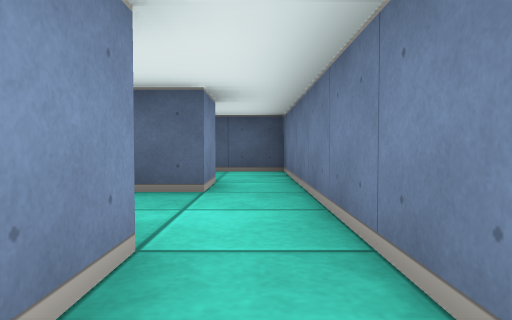
[1] (above)

14 first-person views from a walk through a cub3D maze. The camera is about half as high as the walls, tilts 2° down and sees 70° across. The floor is counted in squares. Each view is taken from the middle of a square. On the plan, view 1 faces up. The plan holds only what a view shows up to about 9 squares ahead; the rest is blank.

[2]
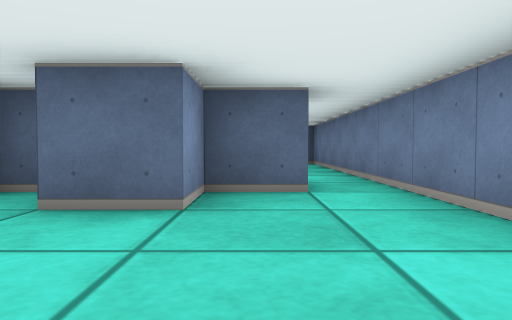

[3]
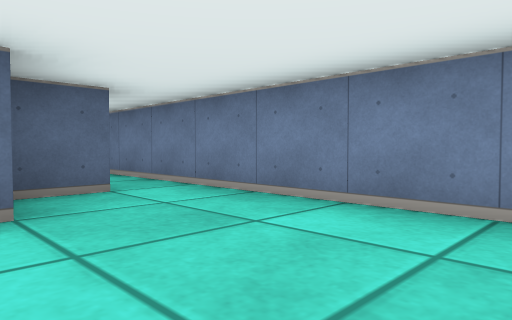

[4]
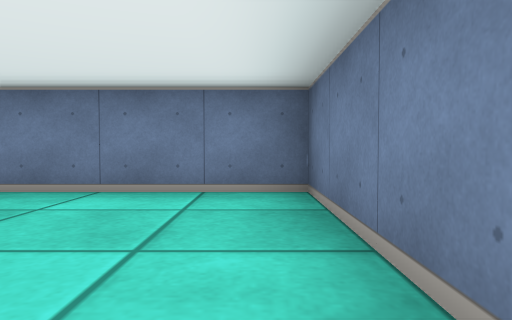

[5]
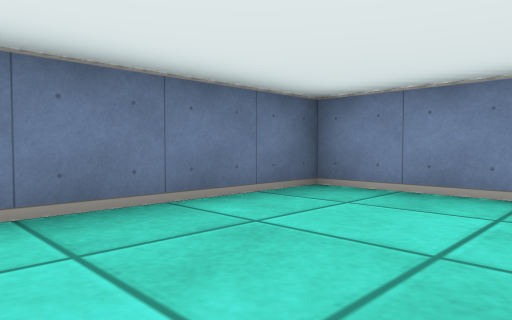

[6]
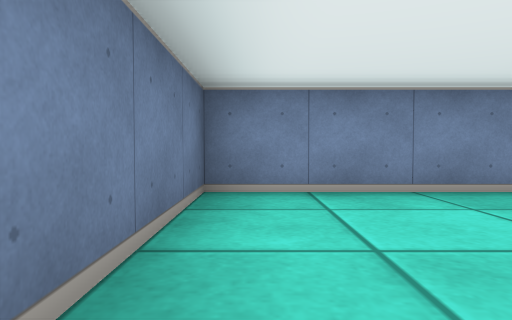

[7]
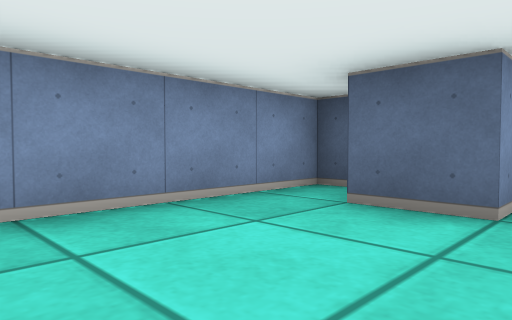

[8]
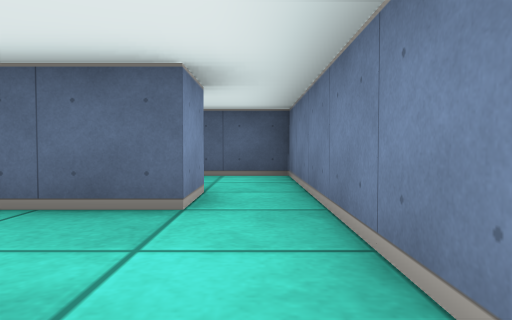

[9]
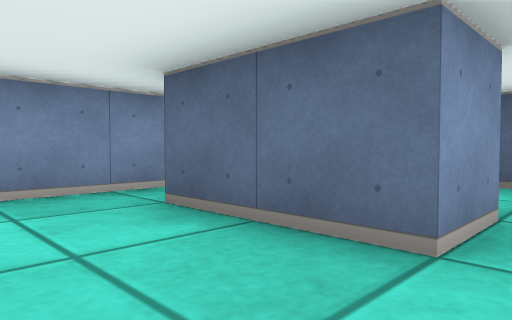

[10]
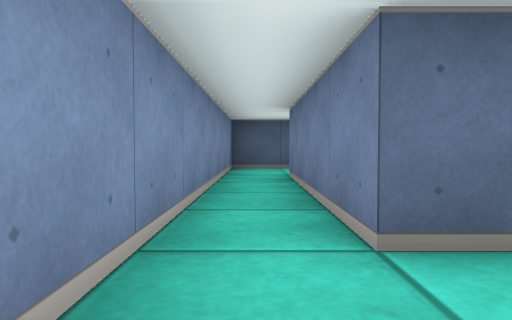

[11]
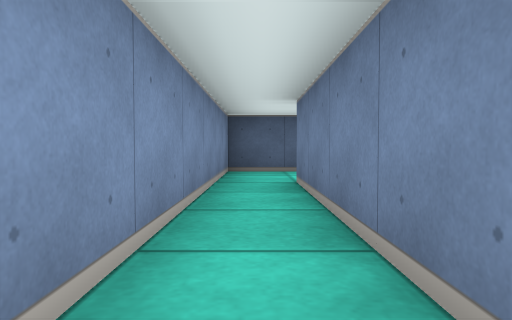

[12]
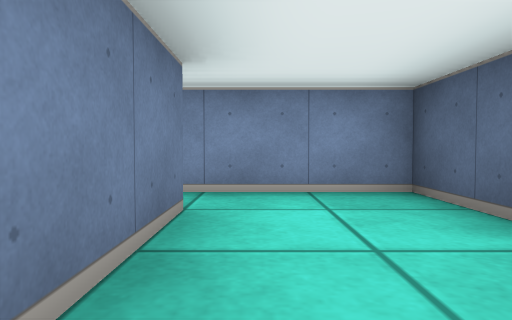

[13]
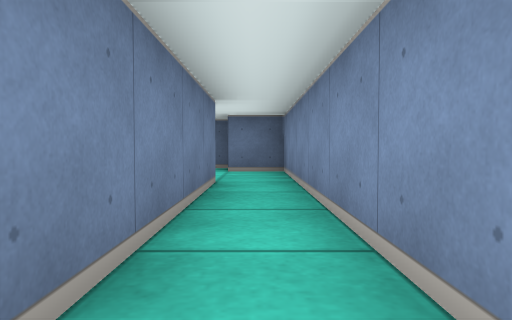

[14]
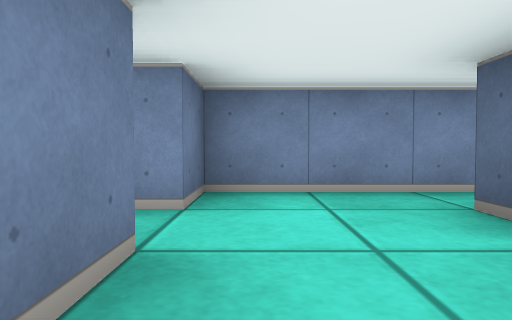

### Floor plan
Points are (right, up) in squares from view 1. A wall is a line through its corners. A room is listed if a view was taken in it or the views show most of it. See-through windows are left out.
Room 1 (views 1, 2, 3, 4, 5, 6, 7, 8, 9, 14)
walls: (-3, 0.5) (-3.5, 0.5) (-3.5, -3.5) (0.5, -3.5) (0.5, 4.5); (-0.5, 1.5) (-0.5, 0.5) (-1.5, 0.5) (-1.5, -0.5) (-2.5, -0.5); (-0.5, 4.6) (-0.5, 3.5)
ways out: opening at (-1.5, 2.5) to room 2; opening at (0, 4) to room 3
Room 2 (views 10, 11, 12, 13)
walls: (-0.5, 3.5) (-2.5, 3.5) (-2.5, 7.5) (-0.6, 7.5); (-2.1, 9.5) (-3.5, 9.5) (-3.5, 1.5) (-2.5, 1.5); (-1.5, 1.5) (-0.5, 1.5)
ways out: opening at (-1.5, 2.5) to room 1
Room 3 (no view inside)
walls: (0.5, 4.5) (0.5, 6.5) (-1, 6.5)
ways out: opening at (0, 4) to room 1

Where each view was taken, in squares from view 1:
view 1: 0 up, 0 right, facing up
view 2: 3 down, 1 left, facing up
view 3: 3 down, 2 left, facing up-right
view 4: 3 down, 3 left, facing right
view 5: 1 down, 0 right, facing down-left
view 6: 3 down, 0 right, facing left
view 7: 3 down, 1 left, facing up-left
view 8: 1 up, 0 right, facing up
view 9: 2 up, 0 right, facing up-left
view 10: 2 up, 3 left, facing up
view 11: 3 up, 3 left, facing up
view 12: 8 up, 0 right, facing left
view 13: 8 up, 3 left, facing down
view 14: 2 up, 0 right, facing left
